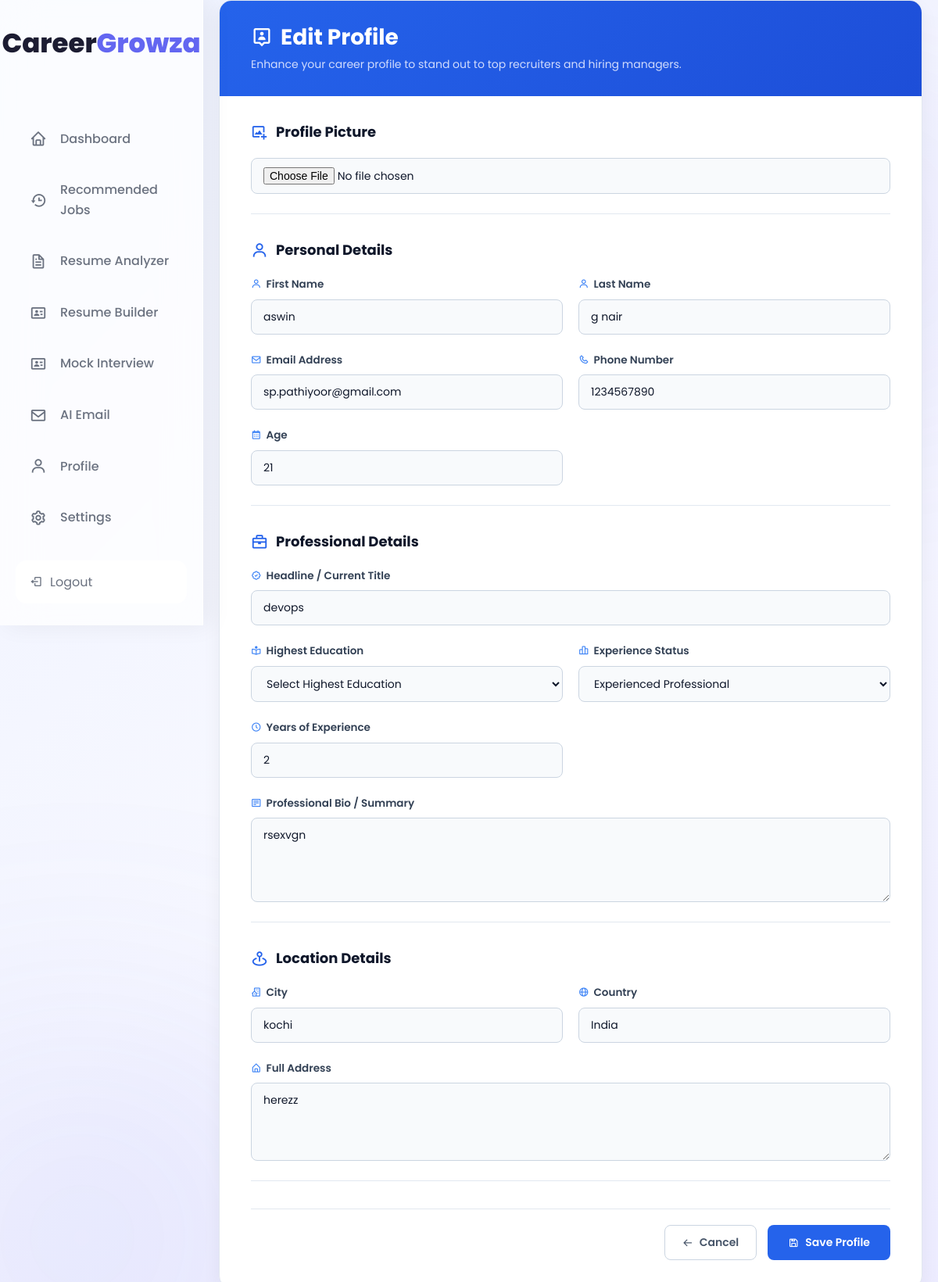
Screenshot of /profile/edit_profile/ (signed in) with the database file from the repository.
### web/models.py (models this page shows, shortened)
class Profile(models.Model):
    user = models.OneToOneField(User, on_delete=models.CASCADE)
    first_name = models.CharField(max_length=100, blank=True)
    last_name = models.CharField(max_length=100, blank=True)
    email = models.EmailField(blank=True)
    phone = models.CharField(max_length=20, blank=True)
    age = models.IntegerField(null=True, blank=True)
    city = models.CharField(max_length=100, blank=True)
    country = models.CharField(max_length=100, blank=True)
    address = models.CharField(max_length=255, null=True, blank=True)
    profile_picture = models.ImageField(upload_to='profile_pics/', blank=True, null=True)
    headline = models.CharField(max_length=255, blank=True)
    education = models.CharField(max_length=100, blank=True)
    experience_level = models.CharField(max_length=50, blank=True)
    years_of_experience = models.PositiveIntegerField(default=0)
    bio = models.TextField(blank=True)

### web/views.py (the view)
@login_required
def edit_profile(request):
    profile_obj = Profile.objects.get(user=request.user)
    if request.method == "POST":
        action = request.POST.get("action")
        if action == "delete":
            if profile_obj.profile_picture:
                profile_obj.profile_picture.delete(save=False)
                profile_obj.profile_picture = None
                profile_obj.save()
                messages.success(request, "Profile picture deleted.")
            return redirect("profile")
        form = ProfileForm(request.POST, request.FILES, instance=profile_obj)
        if form.is_valid():
            form.save()
            user = request.user
            user.first_name = form.cleaned_data.get('first_name', user.first_name)
            user.last_name = form.cleaned_data.get('last_name', user.last_name)
            user.email = form.cleaned_data.get('email', user.email)
            user.save()
            messages.success(request, "Profile updated successfully.")
            return redirect("profile")
    else:
        form = ProfileForm(instance=profile_obj)
    return render(request, "edit_profile.html", {"form": form, "profile": profile_obj})

### web/templates/edit_profile.html (shortened to what this page needs)
{% load static %}
<!DOCTYPE html>
<html lang="en">
<head>
    <link rel="stylesheet" href="https://unpkg.com/boxicons@2.1.4/css/boxicons.min.css">
    <link rel="stylesheet" href="{% static 'css/common.css' %}">
    <link rel="stylesheet" href="{% static 'css/layout.css' %}">
    <link rel="stylesheet" href="{% static 'css/sidebar.css' %}">
    <link rel="stylesheet" href="{% static 'css/edit_profile.css' %}?v=2">
</head>
<body>
{% include "navbar.html" with active_page="profile" %}
<main class="main-content">
    <div class="edit-wrapper">
        <div class="edit-card">
            <div class="profile-hero-banner">
                <div class="banner-content">
                    <h1><i class='bx bx-user-pin'></i> Edit Profile</h1>
                    <p>Enhance your career profile to stand out to top recruiters and hiring managers.</p>
                </div>
            </div>
            <form method="POST" enctype="multipart/form-data" id="editProfileForm">
                <div class="section-block">
                    <h3 class="section-title"><i class='bx bx-image-add'></i> Profile Picture</h3>
                    <div class="form-group full-width">
                        {{ form.profile_picture }}
                    </div>
                </div>
                <div class="section-block">
                    <h3 class="section-title"><i class='bx bx-user'></i> Personal Details</h3>
                    <div class="form-grid">
                        <div class="form-group">
                            <label><i class='bx bx-user'></i> First Name</label>
                            {{ form.first_name }}
                        </div>
                        <div class="form-group">
                            <label><i class='bx bx-user'></i> Last Name</label>
                            {{ form.last_name }}
                        </div>
                        <div class="form-group">
                            <label><i class='bx bx-envelope'></i> Email Address</label>
                            {{ form.email }}
                        </div>
                        <div class="form-group">
                            <label><i class='bx bx-phone'></i> Phone Number</label>
                            {{ form.phone }}
                        </div>
                        <div class="form-group">
                            <label><i class='bx bx-calendar'></i> Age</label>
                            {{ form.age }}
                        </div>
                    </div>
                </div>
                <div class="section-block">
                    <h3 class="section-title"><i class='bx bx-briefcase'></i> Professional Details</h3>
                    <div class="form-grid">
                        <div class="form-group full-width">
                            <label><i class='bx bx-badge-check'></i> Headline / Current Title</label>
                            {{ form.headline }}
                        </div>
                        <div class="form-group">
                            <label><i class='bx bx-book-reader'></i> Highest Education</label>
                            {{ form.education }}
                        </div>
                        <div class="form-group">
                            <label><i class='bx bx-bar-chart-alt-2'></i> Experience Status</label>
                            {{ form.experience_level }}
                        </div>
                        <div class="form-group" id="yearsExperienceGroup">
                            <label><i class='bx bx-time-five'></i> Years of Experience</label>
                            {{ form.years_of_experience }}
                        </div>
                        <div class="form-group full-width">
                            <label><i class='bx bx-detail'></i> Professional Bio / Summary</label>
                            {{ form.bio }}
                        </div>
                    </div>
                </div>
                <div class="section-block">
                    <h3 class="section-title"><i class='bx bx-map-pin'></i> Location Details</h3>
                    <div class="form-grid">
                        <div class="form-group">
                            <label><i class='bx bx-building-house'></i> City</label>
                            {{ form.city }}
                        </div>
                        <div class="form-group">
                            <label><i class='bx bx-globe'></i> Country</label>
                            {{ form.country }}
                        </div>
                        <div class="form-group full-width">
                            <label><i class='bx bx-home-alt'></i> Full Address</label>
                            {{ form.address }}
                        </div>
                    </div>
                </div>
                <div class="button-group">
                    <button type="button" id="cancelEditBtn" class="cancel-btn">
                        <i class='bx bx-arrow-back'></i> Cancel
                    </button>
                    <button type="submit" id="saveProfileBtn" class="save-btn">
                        <i class='bx bx-save'></i> Save Profile
                    </button>
                </div>
            </form>
        </div>
    </div>
</main>
</body>
</html>

### static/css/common.css (style rules this page uses)
:root { --background: linear-gradient(135deg, #eef2ff, #f7f8ff, #ecebff); --card: #ffffff; --surface: #f8f9ff; --surface-2: #eef2ff; --glass: rgba(255, 255, 255, 0.72); --glass-border: rgba(255, 255, 255, 0.75); --text: #1c1c32; --text-light: #6b7280; --border: #d8def7; --input-bg: #ffffff; --primary: #6366f1; --primary-hover: #4f46e5; --shadow: 0 10px 30px rgba(0, 0, 0, 0.08); }
* { margin: 0; padding: 0; box-sizing: border-box; font-family: 'Poppins', sans-serif; transition: background-color 0.3s ease, color 0.3s ease, border-color 0.3s ease, box-shadow 0.3s ease; }
html { scroll-behavior: smooth; }
body { min-height: 100vh; background: var(--background); color: var(--text); overflow-x: hidden; overflow-y: auto; position: relative; line-height: 1.6; }
body::before { content: ''; position: fixed; width: 450px; height: 450px; left: -120px; bottom: -120px; border-radius: 50%; background: var(--primary); filter: blur(170px); opacity: 0.18; z-index: -2; }
body::after { content: ''; position: fixed; width: 350px; height: 350px; right: -80px; top: 120px; border-radius: 50%; background: var(--primary-hover); filter: blur(150px); opacity: 0.16; z-index: -2; }
h1, h2, h3, h4, h5, h6 { color: var(--text); line-height: 1.2; }
button { border: none; cursor: pointer; }

### static/css/layout.css (style rules this page uses)
* { margin: 0; padding: 0; box-sizing: border-box; }
html { scroll-behavior: smooth; }
body { font-family: 'DM Sans', sans-serif; background: var(--background); color: var(--text); min-height: 100vh; overflow-x: hidden; }
.main-content { flex:1; margin-left:260px; padding:20px 24px; overflow-x:hidden; min-width:0; transition: margin-left .35s ease, padding .35s ease; }

### static/css/edit_profile.css (style rules this page uses)
body { margin: 0 !important; padding: 0 !important; }
.main-content { margin-left: 260px !important; padding: 0 20px 40px 20px !important; margin-top: 0 !important; min-height: calc(100vh - 70px); box-sizing: border-box; }
.edit-wrapper { max-width: 900px; margin: 0 auto !important; padding-top: 0 !important; }
.edit-card { background: #ffffff; border-radius: 16px; box-shadow: 0 10px 25px rgba(0, 0, 0, 0.05); overflow: hidden; border: 1px solid #e2e8f0; margin-top: 0 !important; }
.profile-hero-banner { background: linear-gradient(135deg, #2563eb 0%, #1d4ed8 100%) !important; color: #ffffff !important; padding: 30px 40px !important; }
.banner-content h1 { font-size: 28px !important; font-weight: 700 !important; margin: 0 0 6px 0 !important; display: flex; align-items: center; gap: 10px; color: #ffffff !important; }
.banner-content p { font-size: 14px; margin: 0; opacity: 0.92; color: #e0e7ff; }
#editProfileForm { padding: 35px 40px !important; }
.section-block { margin-bottom: 35px !important; padding-bottom: 25px !important; border-bottom: 1px solid #e2e8f0 !important; }
.section-title { font-size: 18px !important; font-weight: 700 !important; color: #0f172a !important; margin-bottom: 22px !important; display: flex; align-items: center; gap: 10px; }
.section-title i { color: #2563eb; font-size: 22px; }
.form-grid { display: grid; grid-template-columns: repeat(2, 1fr); gap: 22px 20px !important; }
.form-group { display: flex; flex-direction: column; }
.full-width { grid-column: 1 / -1; }
.form-group label { margin-bottom: 8px !important; font-size: 13.5px; font-weight: 600; color: #334155; display: flex; align-items: center; gap: 6px; }
.form-group label i { color: #3b82f6; }
.form-group input, .form-group textarea, .form-group select { width: 100%; padding: 11px 15px !important; border: 1px solid #cbd5e1 !important; border-radius: 8px !important; font-size: 14px; background: #f8fafc; color: #0f172a; transition: all 0.2s ease; box-sizing: border-box; }
.form-group textarea { min-height: 100px; resize: vertical; }
.button-group { display: flex; justify-content: flex-end; gap: 14px; margin-top: 25px; padding-top: 20px; border-top: 1px solid #e2e8f0; }
.save-btn { background: #2563eb; color: #ffffff; padding: 11px 26px; border: none; border-radius: 8px; font-size: 14px; font-weight: 600; cursor: pointer; display: flex; align-items: center; gap: 8px; }
.cancel-btn { padding: 11px 22px; border: 1px solid #cbd5e1; border-radius: 8px; background: transparent; color: #475569; font-size: 14px; font-weight: 600; cursor: pointer; display: flex; align-items: center; gap: 8px; }

### rows the page displays
Profile: first_name "aswin", last_name "g nair", email "sp.pathiyoor@gmail.com", phone "1234567890", age "21", headline "devops", education "Select Highest Education", experience_level "Experienced Professional", years_of_experience "2", bio "rsexvgn", city "kochi", country "India", address "herezz"
